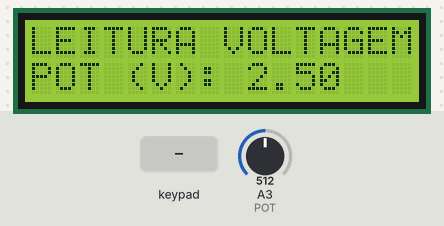
Simulated run of this sketch. Board: Arduino Uno, built with avr-gcc and run on an emulated ATmega328P. Shown: 16×2 character LCD. Inputs (shaded band) come from the test bench; at power-on: A3 (POT) = 512. EEPROM starts erased.

Above: at 1.2 s.
1.3 s: key 'A' pressed
At 2.1 s:
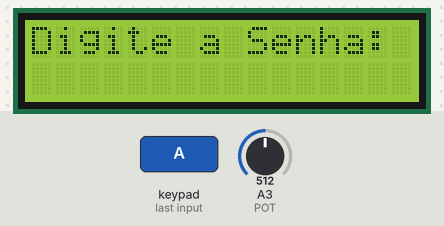
2.8 s: keypad keys 1 2 3 4 pressed 0.4 s apart
At 5.4 s:
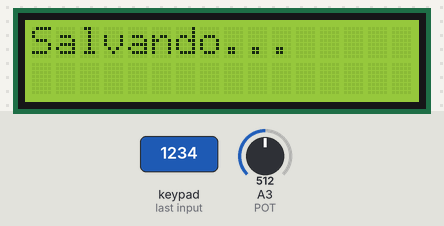
5.9 s: A3 (POT) set to 716
At 8.7 s:
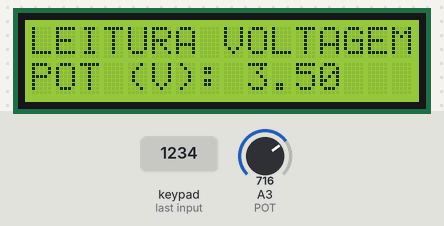
8.9 s: A3 (POT) set to 900
At 10.1 s:
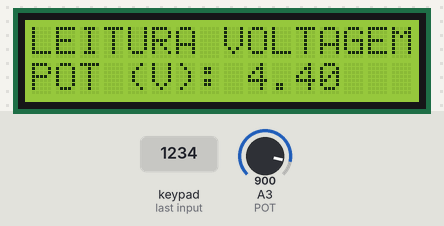
10.4 s: A3 (POT) set to 1023
At 11.1 s:
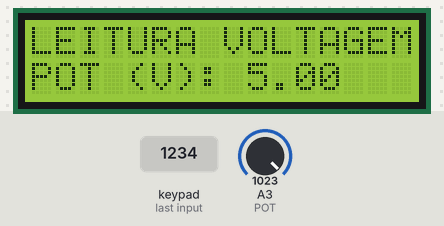
11.9 s: key 'B' pressed
At 12.5 s:
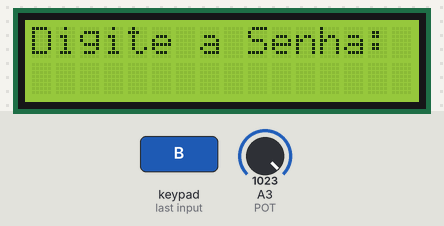
Timing chart, 0 to 14.4 s (numbered marks = the images above; inputs shaded):
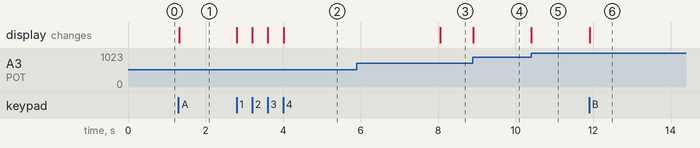

Measured:
- after the input at 1.3 s, the display: changes at once (image 1)
- after the input at 2.8 s, the display: first changes at once (image 2 shows a later state)
- after the input at 5.9 s, the display: changes after 2.2 s (image 3)
- after the input at 8.9 s, the display: changes at once (image 4)
- after the input at 10.4 s, the display: changes at once (image 5)
- after the input at 11.9 s, the display: changes at once (image 6)

The sketch:

EEPROM_Int.ino
```cpp
#include <Keypad.h>
#include <LiquidCrystal.h>
#include <EEPROM.h>

const byte rows = 4;
const byte col = 4;
const int POT = A3; // Define o pino Analógico (Potenciometro)
int value,PW,CurrentPW=1234;
float volt;
char Key;

byte pRows[]  = {3,2,1,0};
byte pCol[] = {7,6,5,4};
char teclas[4][4] = {{'1','2','3','A'},
                     {'4','5','6','B'},
                     {'7','8','9','C'},
                     {'*','0','#','D'}};

Keypad teclado = Keypad( makeKeymap(teclas), pRows, pCol, rows, col);
LiquidCrystal lcd(13, 12, 11, 10, 9, 8); //(RS, E, D4,D5, D6, D7)

void setup() {
  lcd.begin(16, 2);   // Inicia o LCD 16x02 (colunas,linhas)
  teclado.setHoldTime(1000); //Tempo de espera para o teclado
  EEPROM.get( 0, PW );
  if(PW!=CurrentPW && PW>0){
    CurrentPW=PW;
  }
  //lcd.print("PW: ");
  //lcd.print(CurrentPW);
  //delay(5000);
}

int password(void){
  int pass,i=0;
  String KeyWord;
  //Pergunta por os 4 digitos da senha
  lcd.setCursor(0, 1);
  while(i<4){
    Key=teclado.waitForKey(); //Espera até presionar botão
    if(Key>='0' && Key<='9'){
      lcd.print('*');
      KeyWord += Key;   //Armazena os caracteres
      i++;
    }
    if(Key=='D'){
      i=4;
    }
  }
  if(KeyWord.length()>0){
    pass=KeyWord.toInt(); //Converte para Inteiro
  }else{
    pass=0;
  }

  return(pass);
}
void loop() {
  char KeyOp;
  int i,j;
  float vEE[4];
  //Leitura do Pino A3 (ADC)
  value=analogRead(POT); // Armazena o valor inteiro.
  //Converte o valor inteiro em Tensão
  volt=(value*5/1023.0);

  lcd.home();         // Coloca el cursor en las coordenadas (0,0)
  lcd.print("LEITURA VOLTAGEM");   // Escreve no LCD
  lcd.setCursor(0,1);         // Coloca el cursor en las coordenadas (0,0)
  lcd.print("POT (V): ");   // Escreve no LCD
  lcd.print(volt);   // Escreve no LCD

  Key=teclado.getKey();
  if(Key>='A' && Key<='C'){
    KeyOp=Key;
    lcd.clear();
    lcd.home();         // Coloca el cursor en las coordenadas (0,0)
    lcd.print("Digite a Senha:"); // Escribe no LCD
    PW=password();
    //Valida a senha
    if(PW == CurrentPW){
      if(KeyOp=='A'){ //Gravar 4 valores de Voltagem
        lcd.clear();
        lcd.home();         // Coloca el cursor en las coordenadas (0,0)
        lcd.print("Salvando..."); // Escribe no LCD
        //Incrementa o for de 4 em 4 até pegar 4 valores
        for(i=2;i<2+ 4*sizeof(float);i+= sizeof(float)){
          value=analogRead(POT); // Armazena o valor inteiro.
          volt=(value*5/1023.0);
          EEPROM.put( i, volt );  //Grava na EEPROM
          delay(1000);
        }
      }

      if(KeyOp=='B'){ //Trocar a Senha
        lcd.clear();
        lcd.home();         // Coloca el cursor en las coordenadas (0,0)
        lcd.print("Nova Senha:"); // Escribe no LCD
        PW=password();
        EEPROM.put( 0, PW );  //Grava na EEPROM
        lcd.clear();
        lcd.home();         // Coloca el cursor en las coordenadas (0,0)
        lcd.print("Senha Salvada!!!"); // Escribe no LCD
        CurrentPW=PW;
        delay(2000);
      }

      if(KeyOp=='C'){ //Gravar 4 valores de Voltagem
        lcd.clear();
        lcd.home();         // Coloca el cursor en las coordenadas (0,0)
        j=0;
        //Incrementa o for de 4 em 4 até pegar 4 valores
        for(i=2;i<2+ 4*sizeof(float);i+= sizeof(float)){
          EEPROM.get( i, vEE[j] );  //le na EEPROM
          j++;
        }
    lcd.setCursor(0,0);
        for(j=0;j<2;j++){
          lcd.print(j+1);
          lcd.print(')');
          lcd.print(vEE[j]);
          lcd.print("; ");
        }
        lcd.setCursor(0,1);
        for(j=2;j<4;j++){
          lcd.print(j+1);
          lcd.print(')');
          lcd.print(vEE[j]);
          lcd.print("; ");
        }

        delay(10000);
        lcd.clear();
      }

    }else{
      lcd.clear();
      lcd.home();         // Coloca el cursor en las coordenadas (0,0)
      lcd.print("Senha ERRADA!!"); // Escribe no LCD
      delay(2000);
    }
  }
}
```
